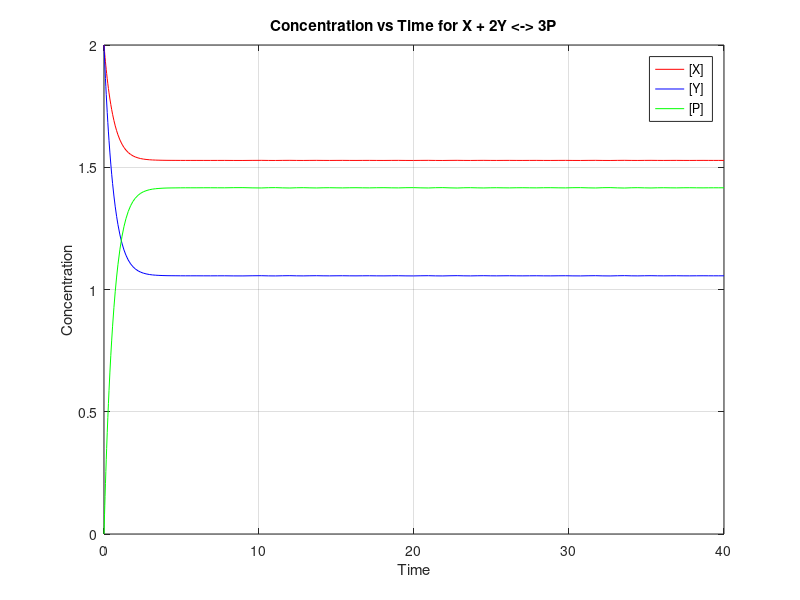

The MATLAB source for this figure:
%Problem definition
%Simple model which includes a reversible chemical reaction between X + 2Y <-> 3P
%Rate constant are given and time for simulation is given along with Initial concentrations of X and Y.
%Differential equations are written with repsect to rate of chnage of X and Y and given as follows. (Written by me)

% Define parameters
k_f = 0.1; % Forward reaction rate constant
k_r = 0.06; % Reverse reaction rate constant

% Initial concentrations
X0 = 2.0; % Initial concentration of X
Y0 = 2.0; % Initial concentration of Y
P0 = 0.0; % Initial concentration of P

% Time span for the simulation
t_span = [0 40]; % Time in arbitrary units

% Define the ODE system
reaction_ode = @(t, C) [
    % d[X]/dt
    -k_f * C(1) * C(2)^2 + k_r * C(3)^3;
    
    % d[Y]/dt
    -2 * k_f * C(1) * C(2)^2 + 2 * k_r * C(3)^3;
    
    % d[P]/dt
    3 * k_f * C(1) * C(2)^2 - 3 * k_r * C(3)^3
];

% Initial concentrations vector
C0 = [X0; Y0; P0];

% Solve the ODE system
[t, C] = ode45(reaction_ode, t_span, C0);

% Extract results
X = C(:, 1); % Concentration of X
Y = C(:, 2); % Concentration of Y
P = C(:, 3); % Concentration of P

% Plot the results
figure;
plot(t, X, '-r', 'DisplayName', '[X]');
hold on;
plot(t, Y, '-b', 'DisplayName', '[Y]');
plot(t, P, '-g', 'DisplayName', '[P]');
xlabel('Time');
ylabel('Concentration');
title('Concentration vs Time for X + 2Y <-> 3P');
legend('show');
grid on;
